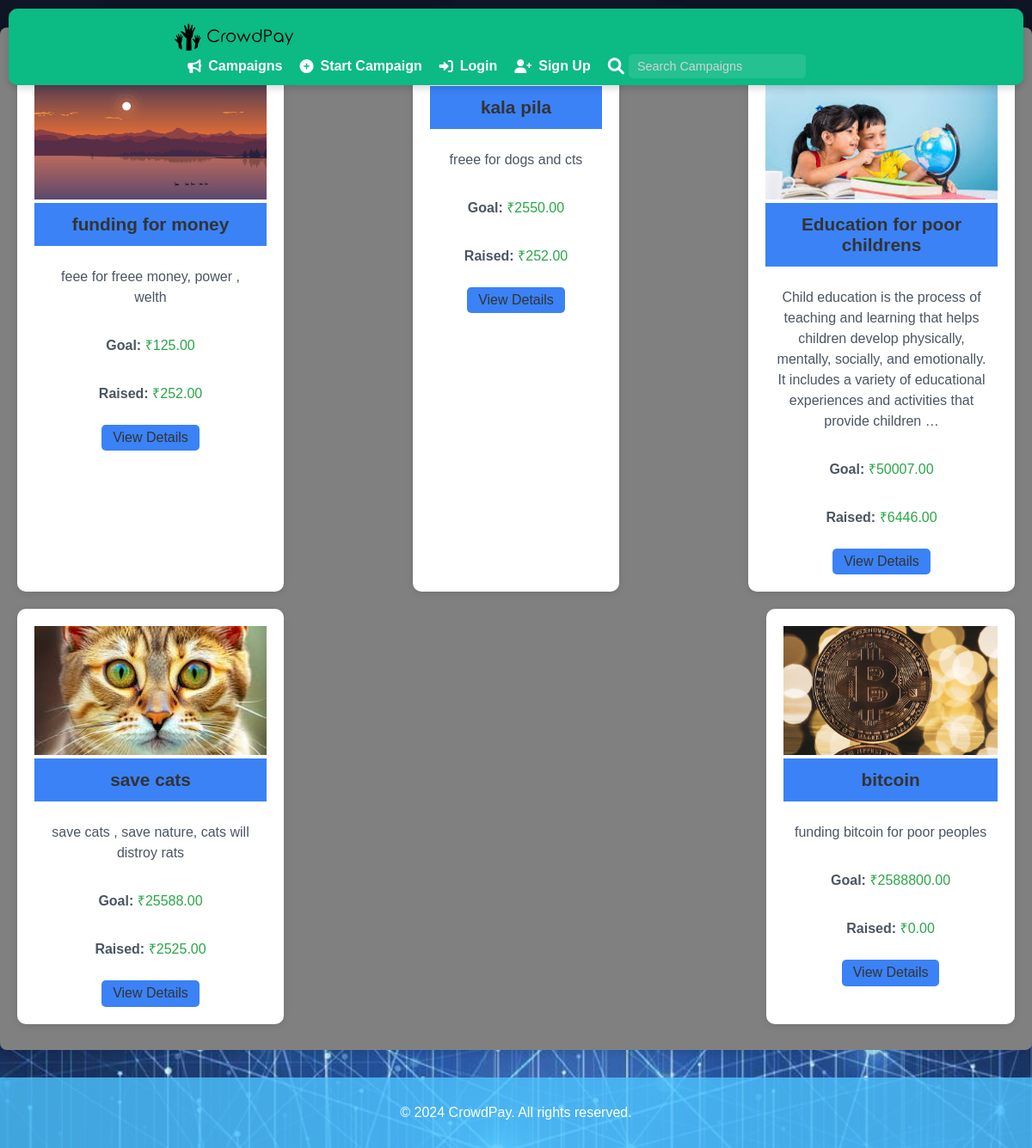
Page /campaigns/ on the committed database.
### mainapp/models.py (models this page shows, shortened)
class Campaign(models.Model):
    title = models.CharField(max_length=255)
    description = models.TextField()
    goal = models.DecimalField(max_digits=10, decimal_places=2, help_text="Enter amount in rupees")
    raised_amount = models.DecimalField(max_digits=10, decimal_places=2, default=0)
    image = models.ImageField(upload_to='campaign_images/')
    created_at = models.DateTimeField(auto_now_add=True)
    user = models.ForeignKey(User, on_delete=models.CASCADE)
    approved = models.BooleanField(default=False)  # Admin approval field

### mainapp/views.py (the view)
# urls.py: path('campaigns/', campaign_view, name='campaign_list'),
def campaign_view(request):
    campaigns = Campaign.objects.filter(approved=True)  # Display only approved campaigns
    return render(request, 'campaign_list.html', {'campaigns': campaigns})

### template/campaign_list.html (shortened to what this page needs)
{% extends 'base.html' %}
{% load static %}
{% block content %}
<div class="campaign-list">
    <div class="campaign-container">
        {% for campaign in campaigns %}
            <div class="campaign-card">
                {% if campaign.image %}
                    <img src="{{ campaign.image.url }}" alt="{{ campaign.title }} image">
                {% endif %}
                <h3><a href="{% url 'campaign_detail' campaign.id %}">{{ campaign.title }}</a></h3>
                <p>{{ campaign.description|truncatewords:30 }}</p>
                <div class="p-4 flex justify-between items-center">
                    <p class="goal">Goal: <span>₹{{ campaign.goal }}</span></p>
                    <p class="raised">Raised: <span>₹{{ campaign.raised_amount }}</span></p>
                </div>
                <div class="p-4 text-right">
                    <a href="{% url 'campaign_detail' campaign.id %}" class="view-details-button">View Details</a>
                </div>
            </div>
        {% endfor %}
    </div>
</div>
{% endblock %}

### template/base.html (shortened to what this page needs)
{% load static %}
<!DOCTYPE html>
<html lang="en">
<head>
    <link rel="stylesheet" href="{% static 'css/styles.css' %}">
    <link rel="stylesheet" href="https://cdnjs.cloudflare.com/ajax/libs/font-awesome/6.0.0-beta3/css/all.min.css">
</head>
<body>
    <header>
        <div class="container">
            <a href="{% url 'home' %}" class="logo">
                <img src="{% static 'images/logo.svg' %}" alt="CrowdPay Logo" height="45">
            </a>
            {% if request.resolver_match.url_name != 'login' %}
            <nav>
                <ul>
                    <li><a href="{% url 'campaign_list' %}"><i class="fas fa-bullhorn"></i> Campaigns</a></li>
                    <li><a href="{% url 'create_campaign' %}"><i class="fas fa-plus-circle"></i> Start Campaign</a></li>
                    {% if user.is_authenticated %}
                        <li><a href="{% url 'profile' %}"><i class="fas fa-user-circle"></i> {{ user.username }}</a></li>
                        <li><a href="{% url 'logout' %}"><i class="fas fa-sign-out-alt"></i> Logout</a></li>
                        <form action="{% url 'logout' %}" method="post">
                            {% csrf_token %}
                            <button type="submit" class="profile-button logout-button">Logout</button>
                        </form>
                        <form action="{% url 'profile' %}" method="get">
                            <button type="submit" class="profile-button">Profile</button>
                            {% csrf_token %}
                            </form>
                    {% else %}
                        <li><a href="{% url 'login' %}"><i class="fas fa-sign-in-alt"></i> Login</a></li>
                        <li><a href="{% url 'signup' %}"><i class="fas fa-user-plus"></i> Sign Up</a></li>
                    {% endif %}
                </ul>
                <div class="search-container">
                    <i class="fas fa-search search-icon"></i>
                    <input type="text" placeholder="Search Campaigns">
                </div>
            </nav>
            {% endif %}
        </div>
    </header>
    <main>
        {% block content %}{% endblock %}
    </main>
    {% if request.resolver_match.url_name != 'login' %}
    <footer>
        <div class="container">
            <p>&copy; 2024 CrowdPay. All rights reserved.</p>
        </div>
    </footer>
    {% endif %}
</body>
</html>

### static/css/styles.css (style rules this page uses)
body { font-family: 'Montserrat', sans-serif; margin: 0; padding: 0; background-image: url("/static/images/blue.jpg"); background-size: cover; background-position: center; background-repeat: no-repeat; display: flex; flex-direction: column; height: 100%; }
.container { width: 70%; max-width: 1400px; margin: 0 auto; padding: 0 20px; }
header { background-color: #0cba83; color: #FFFFFF; padding: 0.5em 1em; display: flex; justify-content: space-between; align-items: center; position: fixed; left: 10px; right: 10px; top: 10px; border-radius: 10px; z-index: 70; box-shadow: 0 4px 8px rgba(0, 0, 0, 0.15); }
header .logo { display: flex; align-items: center; margin-right: auto; }
header .logo img { height: 45px; }
nav { margin-left: auto; display: flex; align-items: center; }
nav ul { list-style: none; margin: 0; padding: 0; display: flex; }
nav ul li { margin-left: 20px; position: relative; }
nav ul li a { color: #FFFFFF; text-decoration: none; font-weight: bold; display: flex; align-items: center; transition: color 0.3s, transform 0.2s; }
nav ul li a i { margin-right: 8px; }
.search-container { display: flex; align-items: center; margin-left: 20px; }
.search-icon { color: #FFFFFF; font-size: 1.2em; margin-right: 5px; transition: color 0.3s, transform 0.2s; }
.search-container input[type="text"] { padding: 6px 10px; border: none; border-radius: 5px; outline: none; font-size: 0.9em; background-color: rgba(255, 255, 255, 0.1); color: #FFFFFF; transition: background-color 0.3s, color 0.3s; }
.search-container input[type="text"]::placeholder { color: #D3D3D3; }
main { padding: 2em 0; flex: 1; }
footer { background-color: rgba(77, 195, 255, 0.8); color: white; text-align: center; padding: 1em; }
.campaign-list { display: flex; flex-wrap: wrap; gap: 20px; margin: 20px auto; justify-content: center; }
.campaign-card { background-color: rgba(255, 255, 255, 0.9); border-radius: 10px; box-shadow: 0 4px 8px rgba(0, 0, 0, 0.1); padding: 20px; max-width: 300px; transition: transform 0.2s, box-shadow 0.2s; text-align: center; }
.campaign-card h3 { font-size: 1.5em; margin: 0 0 10px; }
.campaign-card a { text-decoration: none; color: #333; transition: color 0.3s; }
.campaign-card .goal, .campaign-card .raised { font-weight: bold; }
.campaign-card .goal span, .campaign-card .raised span { color: #28a745; }

### template/campaign_list.html (style rules this page uses)
body { background-color: #f8fafc; font-family: 'Arial', sans-serif; }
.campaign-list { max-width: 1200px; margin: 0 auto; padding: 20px; background: grey; border-radius: 8px; box-shadow: 0 4px 10px rgba(0, 0, 0, 0.1); }
.campaign-container { display: flex; flex-wrap: wrap; justify-content: space-between; padding: 10px 0; gap: 20px; }
.campaign-card { background-color: #ffffff; border-radius: 10px; box-shadow: 0 2px 8px rgba(0, 0, 0, 0.1); overflow: hidden; min-width: 200px; max-width: calc(25% - 20px); transition: transform 0.3s, box-shadow 0.3s; }
.campaign-card img { width: 100%; height: 150px; object-fit: cover; }
.campaign-card h3 { font-size: 1.3rem; background-color: #3b82f6; color: white; padding: 0.8rem; margin: 0; }
.campaign-card p { color: #4b5563; padding: 0.5rem 0.8rem; line-height: 1.5; }
.goal, .raised { font-weight: bold; }
.goal span, .raised span { font-weight: normal; }
.view-details-button { display: inline-block; background-color: #3b82f6; color: white; padding: 0.4rem 0.8rem; border-radius: 5px; text-decoration: none; transition: background-color 0.3s; }

### rows in the picture
Campaign: image (picture), title "funding for money", description "feee for freee money, power , welth", goal "125.00", raised_amount "252.00"
Campaign: title "kala pila", description "freee for dogs and cts", goal "2550.00", raised_amount "252.00"
Campaign: image (picture), title "Education for poor childrens", description "Child education is the process of teaching and learning that helps children develop physically, mentally, socially, and emotionally. It includes a variety of educational experiences and activities that provide children …", goal "50007.00", raised_amount "6446.00"
Campaign: image (picture), title "save cats", description "save cats , save nature, cats will distroy rats", goal "25588.00", raised_amount "2525.00"
Campaign: image (picture), title "bitcoin", description "funding bitcoin for poor peoples", goal "2588800.00", raised_amount "0.00"
